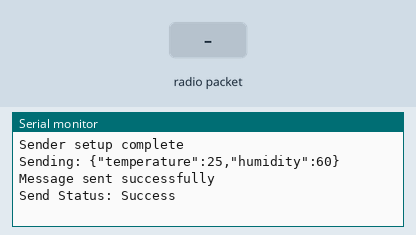
Simulated run of this sketch. Board: ESP32. Shown: the last lines printed to the serial monitor. The test bench sets the inputs (shaded band).

Above: at 1.2 s.
1.3 s: radio packet "ACK" arrives
At 2.5 s:
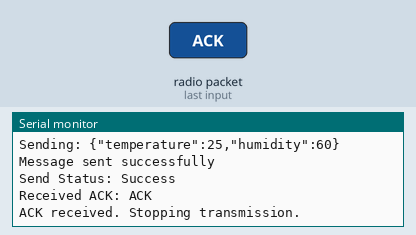
3.5 s: radio packet "1" arrives
At 4.8 s:
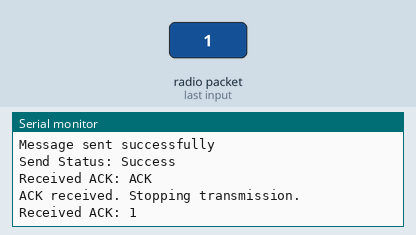

Measured:
- after the input at 1.3 s, the serial monitor: prints a new line at once (image 1)
- after the input at 3.5 s, the serial monitor: prints a new line at once (image 2)

The sketch:

ESPNowSenderCode.ino
```cpp
#include <WiFi.h>
#include <esp_wifi.h>
#include <esp_now.h>

// Replace with the receiver's MAC address
uint8_t receiverMAC[] = {0x94, 0x54, 0xC5, 0xB1, 0x67, 0x68};

bool ackReceived = false;

// Callback function executed when data is sent
void OnDataSent(const uint8_t *mac_addr, esp_now_send_status_t status) {
  Serial.print("Send Status: ");
  Serial.println(status == ESP_NOW_SEND_SUCCESS ? "Success" : "Fail");
}

// Callback function executed when data is received (for ACK)
void OnDataRecv(const uint8_t *mac_addr, const uint8_t *incomingData, int len) {
  // Convert incoming data to String
  String receivedMsg = "";
  for (int i = 0; i < len; i++) {
    receivedMsg += (char)incomingData[i];
  }
  Serial.print("Received ACK: ");
  Serial.println(receivedMsg);

  // If ACK is received, update the flag
  if (receivedMsg.indexOf("ACK") >= 0) {
    ackReceived = true;
  }
}

void setup() {
  Serial.begin(115200);
  WiFi.mode(WIFI_STA);
  esp_wifi_set_channel(11, WIFI_SECOND_CHAN_NONE);


  // Initialize ESP-NOW
  if (esp_now_init() != ESP_OK) {
    Serial.println("Error initializing ESP-NOW");
    return;
  }

  // Register callbacks
  esp_now_register_send_cb(OnDataSent);
  esp_now_register_recv_cb(OnDataRecv);

  // Add the receiver as a peer
  esp_now_peer_info_t peerInfo = {};
  memcpy(peerInfo.peer_addr, receiverMAC, 6);
  peerInfo.channel = 0;    // Use current channel
  peerInfo.encrypt = false;
  if (esp_now_add_peer(&peerInfo) != ESP_OK) {
    Serial.println("Failed to add peer");
    return;
  }

  Serial.println("Sender setup complete");
}

void loop() {
  if (!ackReceived) {
    // Create a JSON message (example: sensor data)
    String jsonMessage = "{\"temperature\":25,\"humidity\":60}";
    Serial.print("Sending: ");
    Serial.println(jsonMessage);

    // Send the JSON message to the receiver
    esp_err_t result = esp_now_send(receiverMAC, (uint8_t *)jsonMessage.c_str(), jsonMessage.length());
    if (result == ESP_OK) {
      Serial.println("Message sent successfully");
    } else {
      Serial.println("Error sending the message");
    }

    // Wait 2 seconds before resending
    delay(2000);
  } else {
    Serial.println("ACK received. Stopping transmission.");
    // Once ACK is received, you can add other logic or simply halt further sending.
    delay(5000);
  }
}
```
